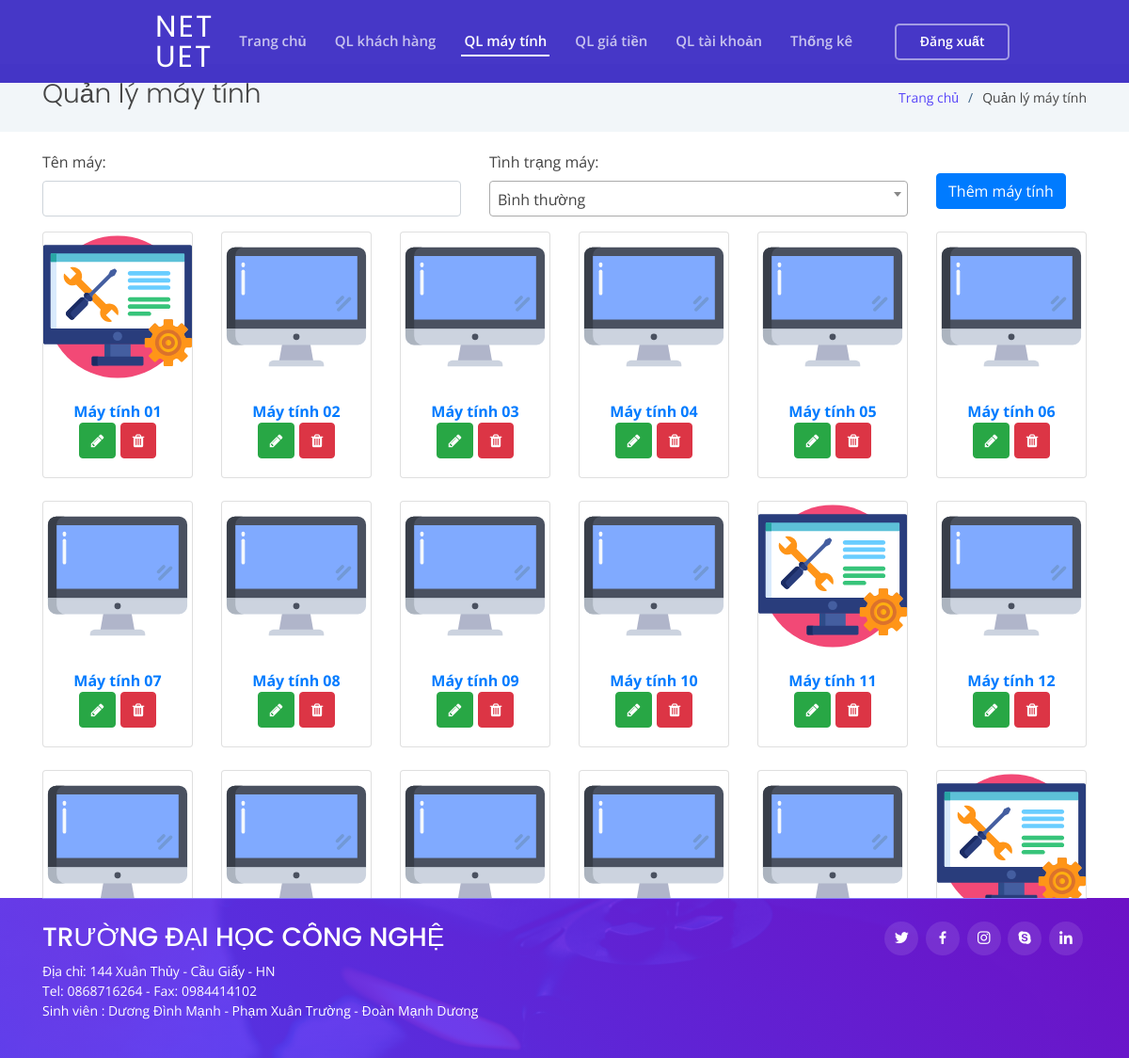
The page /ql-may-tinh.php (signed in) on the database its author committed.
### tables this page shows
CREATE TABLE `maytinh` (
  `id` int(11) NOT NULL COMMENT 'khóa chính',
  `tenmay` varchar(32) NOT NULL COMMENT 'tên máy tính',
  `tinhtrang` varchar(32) NOT NULL DEFAULT 'binhthuong' COMMENT 'bình thường/hỏng'
);

### ql-may-tinh.php (the view, shortened to what this page needs)
<?php
require_once('./include/function.php');
require_once('./header.php');
$querymay = mysqli_query($conn, "SELECT * FROM `maytinh` WHERE 1 ORDER BY `tenmay` ASC");
?>
<form action="" method="post" class="row mb-3">
    <div class="col-5">
        <label for="tenmay" class="form-label">Tên máy: </label>
        <input required type="text" name="tenmay" id="tenmay" class="form-control">
    </div>
    <div class="col-5">
        <label for="tinhtrang" class="form-label">Tình trạng máy: </label>
    </div>
    <div class="col-2">
        <input type="submit" value="Thêm máy tính" id="submit" name="submit" class="btn btn-primary mt-4">
    </div>
</form>
<div class="row">
    <?php while ($maytinh = mysqli_fetch_assoc($querymay)) {
        if ($maytinh['tinhtrang'] == "Hỏng") {
    ?>
            <div class="col-xl-2 col-md-6 mb-4">
                <div class="card text-center">
                    <img src="./assets/img/settings.svg" width="100px" class="card-img-top" alt="máy hỏng">
                    <div class="card-body font-weight-bold text-primary text-center">
                        <div><?= $maytinh['tenmay'] ?></div>
                        <div>
                            <a href="#" class="btn btn-success" title="Sửa" data-toggle="modal" data-target="#exampleModal" data-tenmay="<?= $maytinh['tenmay'] ?>" data-tinhtrang="<?= $maytinh['tenmay'] ?>" data-id="<?= $maytinh['id'] ?>"><i class="fa fa-pencil"></i></a>
                            <a href="#" class="btn btn-danger" title="Xóa" data-toggle="modal" data-target="#exampleModal2" data-tenmay="<?= $maytinh['tenmay'] ?>" data-id="<?= $maytinh['id'] ?>"><i class="fa fa-trash"></i></a>
                        </div>
                    </div>
                </div>
            </div>
        <?php
        } else {
        ?>
            <div class="col-xl-2 col-md-6 mb-4">
                <div class="card text-center">
                    <img src="./assets/img/computer.svg" width="100px" class="card-img-top" alt="máy bình thường">
                    <div class="card-body font-weight-bold text-primary text-center">
                        <div><?= $maytinh['tenmay'] ?></div>
                        <div>
                            <a href="#" class="btn btn-success" title="Sửa" data-toggle="modal" data-target="#exampleModal" data-tenmay="<?= $maytinh['tenmay'] ?>" data-tinhtrang="<?= $maytinh['tenmay'] ?>" data-id="<?= $maytinh['id'] ?>"><i class="fa fa-pencil"></i></a>
                            <a href="#" class="btn btn-danger" title="Xóa" data-toggle="modal" data-target="#exampleModal2" data-tenmay="<?= $maytinh['tenmay'] ?>" data-id="<?= $maytinh['id'] ?>"><i class="fa fa-trash"></i></a>
                        </div>
                    </div>
                </div>
            </div>
    <?php
        }
    } ?>
</div>
<?php
require_once('./footer.php');
?>

### assets/css/style.css (style rules this page uses)
body { font-family: "Open Sans", sans-serif; color: #444444; cursor: url(../cursor/xanhla.cur), auto; }
a { color: #5846f9; }

### rows shown on the page
maytinh: tenmay "Máy tính 01"
maytinh: tenmay "Máy tính 02"
maytinh: tenmay "Máy tính 03"
maytinh: tenmay "Máy tính 04"
maytinh: tenmay "Máy tính 05"
maytinh: tenmay "Máy tính 06"
maytinh: tenmay "Máy tính 07"
maytinh: tenmay "Máy tính 08"
maytinh: tenmay "Máy tính 09"
maytinh: tenmay "Máy tính 10"
maytinh: tenmay "Máy tính 11"
maytinh: tenmay "Máy tính 12"

### other values the page prints
$title "Quản lý máy tính"
